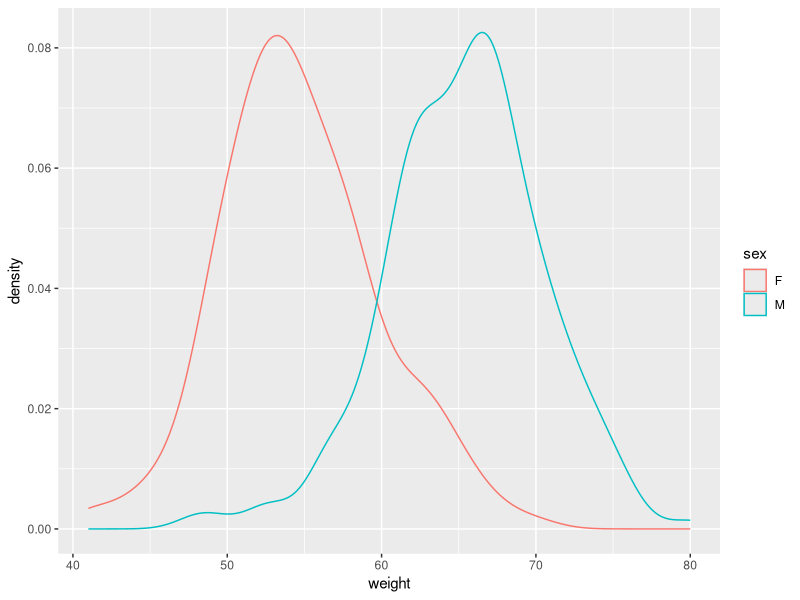

Here is the R script that generated this plot:
library(ggplot2)

### 
#  Load data
###
set.seed(1234)
df <- data.frame(
  sex=factor(rep(c("F", "M"), each=200)),
  weight=round(c(rnorm(200, mean=55, sd=5),
                 rnorm(200, mean=65, sd=5)))
)
head(df)

### 
# Data transformations
###


### 
# Plot 1: Density of vote share
###
# Change density plot line colors by groups
ggplot(df, aes(x=weight, color=sex)) +
  geom_density()

### 
# Plot 2: Side-by-side bar chart of seat share
###


### 
# Plot 3: Mean-median score
###

